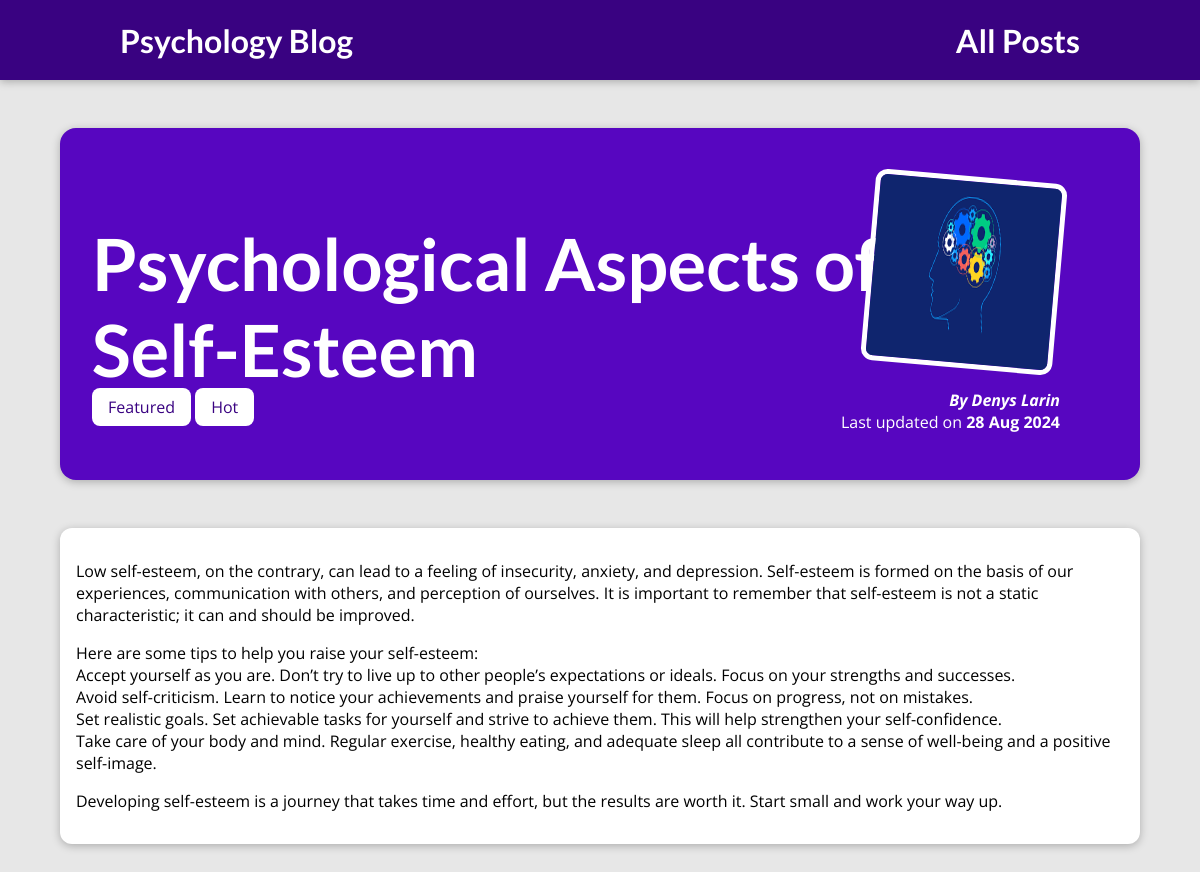
The app's page /posts/self-esteem with its own data.
### blog/models.py (models this page shows, shortened)
class Post(models.Model):
    title = models.CharField(max_length=150)
    excerpt = models.CharField(max_length=200)
    image = models.ImageField(upload_to="posts", null=True)
    date = models.DateField(auto_now=True)
    slug = models.SlugField(unique=True, db_index=True)
    content = models.TextField(validators=[MinLengthValidator(10)])
    author = models.ForeignKey(Author, on_delete=models.SET_NULL, null=True, related_name="posts")
    tags = models.ManyToManyField(Tag)

class Tag(models.Model):
    caption = models.CharField(max_length=20)

class Author(models.Model):
    first_name = models.CharField(max_length=100)
    last_name = models.CharField(max_length=100)
    email_address = models.EmailField()
    def full_name(self):
        return f"{self.first_name} {self.last_name}"
    def __str__(self):
        return self.full_name()

### blog/views.py (the view)
# urls.py: path("posts/<slug:slug>", views.SinglePostView.as_view(), name="post-detail-page")
class SinglePostView(DetailView):
    template_name = "blog/post-detail.html"
    model = Post
    def get_context_data(self, **kwargs):
        context = super().get_context_data(**kwargs)
        context["post_tags"] = self.object.tags.all()
        return context

### blog/templates/blog/post-detail.html (shortened to what this page needs)
{% extends "base.html" %}
{% load static %}
{% block css_files %}
  <link rel="stylesheet" href="{% static "blog/post-detail.css" %}" />
{% endblock %}
{% block body %}
  <section id="summary">
    <h2>{{ post.title }}</h2>
    <div>
      {% for tag in post_tags %}
        <span class="tag">{{ tag.caption }}</span>
      {% endfor %}
    </div>
    <article>
        <img src="{{ post.image.url }}" alt="{{ post.title }}" />
        <address>By <a href="mailto:{{ post.author.email_address }}">{{ post.author }}</a></address>
        <div>
            Last updated on <time>{{ post.date|date:"d M Y" }}</time>
        </div>
    </article>
  </section>
  <main>
    {{ post.content|linebreaks }}
  </main>
{% endblock %}

### templates/base.html (shortened to what this page needs)
{% load static %}
<!DOCTYPE html>
<html lang="en">
<head>
    <link rel="stylesheet" href="{% static "app.css" %}">
    {% block css_files %}{% endblock %}
</head>
<body>
    <header id="main-navigation">
        <h1><a href="{% url "starting-page" %}">Psychology Blog</a><h1>
        <nav>
          <a href="{% url "posts-page" %}">All Posts</a>
        </nav>
    </header>
    {% block body %}
    {% endblock %}
</body>
</html>

### static/app.css (style rules this page uses)
* { box-sizing: border-box; }
html { font-family: 'Open Sans', 'Lato', sans-serif; }
body { margin: 0; }
h1, h2, h3 { font-family: 'Lato', sans-serif; font-weight: bold; }
#main-navigation { width: 100%; height: 5rem; display: flex; justify-content: space-between; align-items: center; padding: 0 10%; position: absolute; top: 0; left: 0; }
#main-navigation a { text-decoration: none; color: white; font-weight: bold; }

### blog/static/blog/post-detail.css (style rules this page uses)
body { background-color: #e7e7e7; }
#main-navigation { background-color: #390281; box-shadow: 0 2px 8px rgba(0, 0, 0, 0.25); }
#summary { margin: 8rem auto 3rem auto; padding: 2rem; width: 90%; max-width: 90rem; border-radius: 16px; background-color: #5706c0; position: relative; box-shadow: 0 2px 8px rgba(0, 0, 0, 0.25); height: 22rem; }
#summary h2 { color: white; font-size: 4.5rem; max-width: 800px; margin-bottom: 0.25rem; }
#summary article { position: absolute; top: 2rem; right: 3rem; padding: 1rem 2rem; border-radius: 12px; text-align: right; color: white; }
#summary article img { width: 12rem; height: 12rem; border-radius: 12px; transform: rotateZ(5deg); border: 5px solid white; margin-bottom: 1rem; }
#summary address { font-weight: bold; }
#summary a { color:white; text-decoration: none; }
#summary time { font-weight: bold; }
main { width: 90%; max-width: 90rem; margin: 3rem auto; background-color: white; padding: 1rem; border-radius: 12px; box-shadow: 0 2px 8px rgba(0, 0, 0, 0.25); }
.tag { background-color: white; color: #390281; padding: 0.5rem 1rem; border-radius: 8px; }

### records on screen
Post: title "Psychological Aspects of Self-Esteem", image (picture), author "Denys Larin", date "28 Aug 2024", content "Low self-esteem, on the contrary, can lead to a feeling of insecurity, anxiety, and depression. Self-esteem is formed on the basis of our experiences, communication with others, and perception of ourselves. It is important to remember that self-esteem is not a static characteristic; it can and should be improved. Here are some tips to help you raise your self-esteem: Accept yourself as you are. Don’t try to live up to other people’s expectations or ideals. Focus on your strengths and successes. Avoid self-criticism. Learn to notice your achievements and praise yourself for them. Focus on progress, not on mistakes. Set realistic goals. Set achievable tasks for yourself and strive to achieve…"
Tag: caption "Featured"
Tag: caption "Hot"
